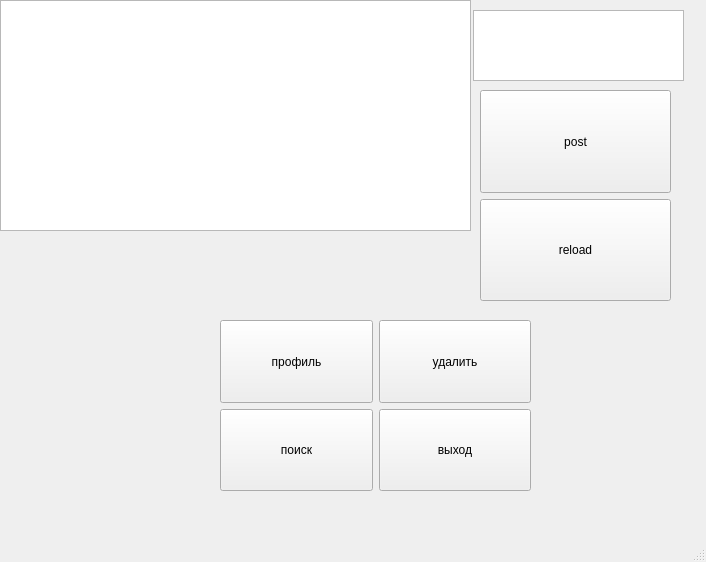
<?xml version="1.0" encoding="UTF-8"?>
<ui version="4.0">
 <class>MainWindow</class>
 <widget class="QMainWindow" name="MainWindow">
  <property name="geometry">
   <rect>
    <x>0</x>
    <y>0</y>
    <width>706</width>
    <height>562</height>
   </rect>
  </property>
  <property name="windowTitle">
   <string>MainWindow</string>
  </property>
  <widget class="QWidget" name="centralwidget">
   <widget class="QTableWidget" name="tableWidget">
    <property name="geometry">
     <rect>
      <x>0</x>
      <y>0</y>
      <width>471</width>
      <height>231</height>
     </rect>
    </property>
   </widget>
   <widget class="QTextEdit" name="post_text">
    <property name="geometry">
     <rect>
      <x>473</x>
      <y>10</y>
      <width>211</width>
      <height>71</height>
     </rect>
    </property>
   </widget>
   <widget class="QWidget" name="verticalLayoutWidget">
    <property name="geometry">
     <rect>
      <x>480</x>
      <y>90</y>
      <width>191</width>
      <height>211</height>
     </rect>
    </property>
    <layout class="QVBoxLayout" name="verticalLayout">
     <item>
      <widget class="QPushButton" name="post_btn">
       <property name="sizePolicy">
        <sizepolicy hsizetype="Ignored" vsizetype="Ignored">
         <horstretch>0</horstretch>
         <verstretch>0</verstretch>
        </sizepolicy>
       </property>
       <property name="text">
        <string>post</string>
       </property>
      </widget>
     </item>
     <item>
      <widget class="QPushButton" name="reload_btn">
       <property name="sizePolicy">
        <sizepolicy hsizetype="Ignored" vsizetype="Ignored">
         <horstretch>0</horstretch>
         <verstretch>0</verstretch>
        </sizepolicy>
       </property>
       <property name="text">
        <string>reload</string>
       </property>
      </widget>
     </item>
    </layout>
   </widget>
   <widget class="QWidget" name="gridLayoutWidget">
    <property name="geometry">
     <rect>
      <x>220</x>
      <y>320</y>
      <width>311</width>
      <height>171</height>
     </rect>
    </property>
    <layout class="QGridLayout" name="gridLayout">
     <item row="0" column="1">
      <widget class="QPushButton" name="delete_btn">
       <property name="sizePolicy">
        <sizepolicy hsizetype="Ignored" vsizetype="Ignored">
         <horstretch>0</horstretch>
         <verstretch>0</verstretch>
        </sizepolicy>
       </property>
       <property name="text">
        <string>удалить</string>
       </property>
      </widget>
     </item>
     <item row="0" column="0">
      <widget class="QPushButton" name="profile_btn">
       <property name="sizePolicy">
        <sizepolicy hsizetype="Ignored" vsizetype="Ignored">
         <horstretch>0</horstretch>
         <verstretch>0</verstretch>
        </sizepolicy>
       </property>
       <property name="text">
        <string>профиль</string>
       </property>
      </widget>
     </item>
     <item row="1" column="0">
      <widget class="QPushButton" name="search_btn">
       <property name="sizePolicy">
        <sizepolicy hsizetype="Ignored" vsizetype="Ignored">
         <horstretch>0</horstretch>
         <verstretch>0</verstretch>
        </sizepolicy>
       </property>
       <property name="text">
        <string>поиск</string>
       </property>
      </widget>
     </item>
     <item row="1" column="1">
      <widget class="QPushButton" name="exit_btn">
       <property name="sizePolicy">
        <sizepolicy hsizetype="Ignored" vsizetype="Ignored">
         <horstretch>0</horstretch>
         <verstretch>0</verstretch>
        </sizepolicy>
       </property>
       <property name="text">
        <string>выход</string>
       </property>
      </widget>
     </item>
    </layout>
   </widget>
  </widget>
  <widget class="QMenuBar" name="menubar">
   <property name="geometry">
    <rect>
     <x>0</x>
     <y>0</y>
     <width>706</width>
     <height>21</height>
    </rect>
   </property>
  </widget>
  <widget class="QStatusBar" name="statusbar"/>
 </widget>
 <resources/>
 <connections/>
</ui>
